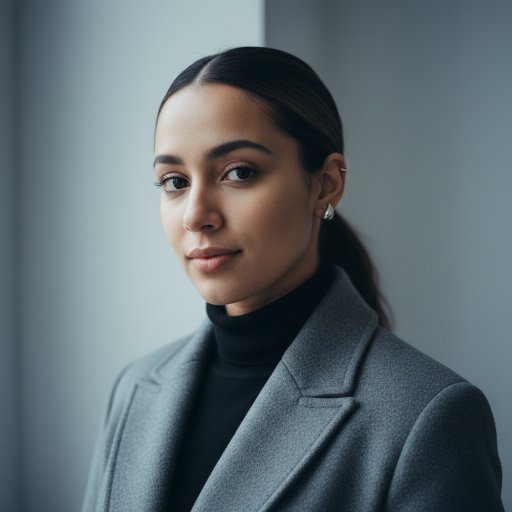
#> input picture companions/aria/01-anchor.png, 1024 x 1024 px (shown at 1/2 size); its folder holds only this picture in this run
$ python derivatives.py ../companions/aria/01-anchor.png
#> lines starting #> are read from the running program, lines starting #| are printed output that depends on the picture
"""
Turns the PNG masters into the JPEGs the app actually downloads.

The app does not bundle any of this. It fetches `web/<id>/<shot>.jpg` over
HTTPS from GitHub Pages, so what matters here is bytes on a phone connection:
a 1.7 MB master becomes a ~180 KB progressive JPEG that is indistinguishable
on a 6-inch screen. The masters stay in `companions/` — they are the negatives,
and every future crop or re-encode comes from them, never from a JPEG.

Two sizes per shot, because the same photograph is used at wildly different
scales: full-bleed heroes at 393pt wide, and 118pt gallery tiles. Sending the
hero file to a tile costs about eight times the bytes for pixels no one sees.
Avatars get one size — 512px covers the largest circle in the app (62pt at 3x)
with room to spare, and at ~40 KB a second variant would not pay for itself.

    python3 scripts/derivatives.py            # everything, skipping what exists
    python3 scripts/derivatives.py --force    # re-encode from the masters
"""

import sys
from pathlib import Path

from PIL import Image

ROOT = Path(__file__).resolve().parent.parent
MASTERS = ROOT / "companions"
OUT = ROOT / "web"

# master stem -> (public name, full width, thumb width or None)
SHOTS = {
    "01-anchor": ("avatar", 512, None),
    "02-card": ("card", 864, 432),
    "03-casual": ("casual", 864, 432),
    "04-selfie": ("selfie", 864, 432),
    "05-evening": ("evening", 864, 432),
    # The chat bank — see scripts/selfies.mjs. No thumbnail: these are only
    # ever drawn at one size, a 216pt bubble, and never as a tile.
    "chat-01": ("chat-1", 864, None),
    "chat-02": ("chat-2", 864, None),
    "chat-03": ("chat-3", 864, None),
    "chat-04": ("chat-4", 864, None),
}

FULL_Q = 82
THUMB_Q = 78

force = "--force" in sys.argv


def encode(src: Image.Image, path: Path, width: int, quality: int) -> None:
    if path.exists() and not force:
        print(f"{path.relative_to(ROOT)}  exists, skipped")
        return
    im = src
    if im.width != width:
        height = round(im.height * width / im.width)
        im = im.resize((width, height), Image.LANCZOS)
    path.parent.mkdir(parents=True, exist_ok=True)
    # `progressive` so a slow connection paints a whole blurry photo rather
    # than a sharp top third; `optimize` is a few percent for free.
    im.convert("RGB").save(
        path, "JPEG", quality=quality, progressive=True, optimize=True
    )
    print(f"{path.relative_to(ROOT)}  {im.width}x{im.height}  {path.stat().st_size // 1024} KB")


def main() -> None:
    total = 0
    for master in sorted(MASTERS.glob("*/*.png")):
        spec = SHOTS.get(master.stem)
        if not spec:
            print(f"{master.name}: no mapping, ignored")
            continue
        name, full_w, thumb_w = spec
        with Image.open(master) as src:
#> src is the input picture: PIL image 1024x1024 RGB; mean R, G, B 95, 107.5, 112.2
            src.load()
            encode(src, OUT / master.parent.name / f"{name}.jpg", full_w, FULL_Q)
#> in encode, `im = im.resize((width, height), Image.LANCZOS)`:
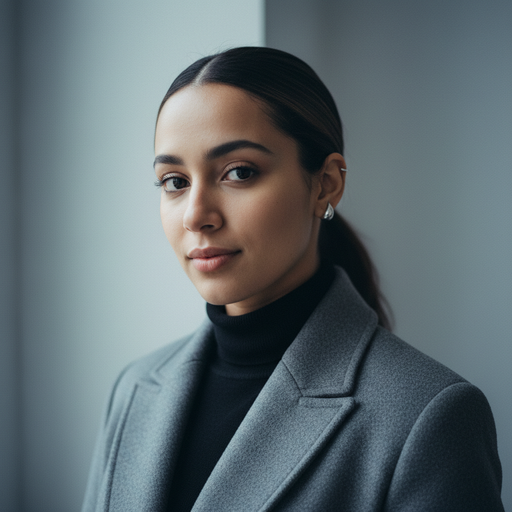
#> im: PIL image 512x512 RGB; mean R, G, B 95, 107.5, 112.2
#| web/aria/avatar.jpg  512x512  24 KB
            if thumb_w:
                encode(
                    src,
                    OUT / master.parent.name / f"{name}-sm.jpg",
                    thumb_w,
                    THUMB_Q,
                )
#> pass 2 of the loop in main, `for master in sorted(MASTERS.glob("*/*.png")):`:
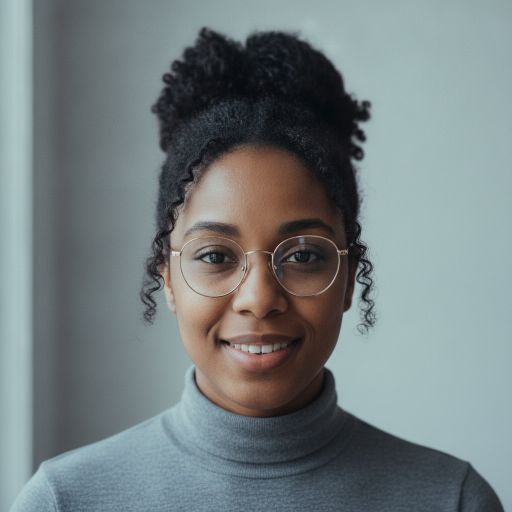
#> input picture companions/ava/01-anchor.png, 1024 x 1024 px (shown at 1/2 size)
#> in main, src is the input picture: PIL image 1024x1024 RGB; mean R, G, B 116.1, 126.2, 127.7
#> in encode (call 2), `im = im.resize((width, height), Image.LANCZOS)`:
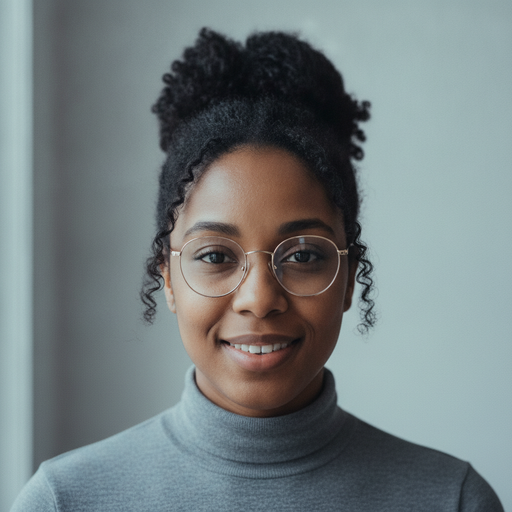
#> im: PIL image 512x512 RGB; mean R, G, B 116.1, 126.2, 127.7
#| web/ava/avatar.jpg  512x512  24 KB
    for f in OUT.rglob("*.jpg"):
        total += f.stat().st_size
#> pass 2 of the loop in main, `for f in OUT.rglob("*.jpg"):`:
    print(f"\nweb/ is {total / 1024 / 1024:.1f} MB")


main()
